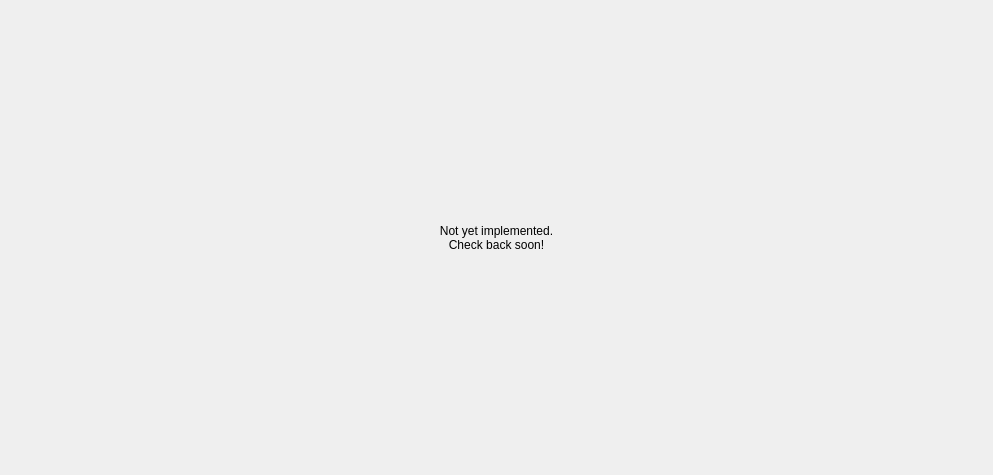
<?xml version="1.0" encoding="UTF-8"?>
<ui version="4.0">
 <class>Form</class>
 <widget class="QWidget" name="Form">
  <property name="geometry">
   <rect>
    <x>0</x>
    <y>0</y>
    <width>993</width>
    <height>475</height>
   </rect>
  </property>
  <property name="windowTitle">
   <string>Form</string>
  </property>
  <widget class="QLabel" name="label">
   <property name="geometry">
    <rect>
     <x>6</x>
     <y>2</y>
     <width>981</width>
     <height>471</height>
    </rect>
   </property>
   <property name="text">
    <string>Not yet implemented.
Check back soon!</string>
   </property>
   <property name="alignment">
    <set>Qt::AlignCenter</set>
   </property>
  </widget>
 </widget>
 <resources/>
 <connections/>
</ui>
